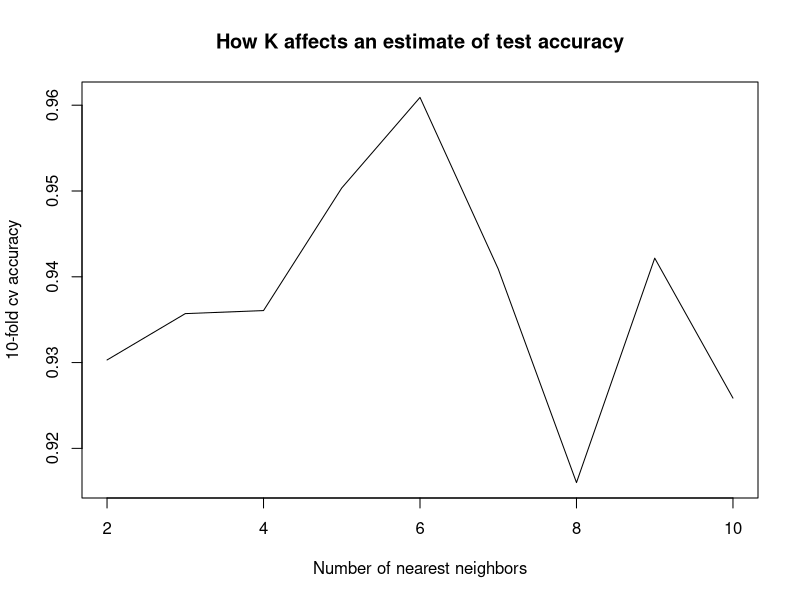

Recreate this plot in R.
######
# kNN with cross validation
# Student Name:fangyuan shi
# Student Unity ID:fshi4
######

# Do not clear your workspace


# load required libraries
require(class) # for KNN
require(caret) # for train, createDataPartition, createFolds...

# set seed to ensure reproducibility
set.seed(100)

data(iris)

# normalize all predictors, i.e., all but last column species
iris[, -ncol(iris)] <- scale(iris[, -ncol(iris)])

# split the data into training and test sets 70/30 split
trainIdx <- createDataPartition(1:nrow(iris), p = 0.7, list = FALSE)
testIdx <- setdiff((1:nrow(iris)), trainIdx)
train <- iris[trainIdx, -ncol(iris)]
test <- iris[testIdx, -ncol(iris)]

# convert class variable to type factor
cl <- factor(iris[trainIdx, ncol(iris)])

# use knn from class package to predict
knnPreds <- knn(train, test, cl, k = 3, prob = TRUE)

table(knnPreds, factor(iris[testIdx, ncol(iris)]))

# implement myknncv - knn with cross validation
# use the standard knn function for training/testing
# implement the cross validation section
# divide training data into k folds, use one fold for validation, others for training
# repeat this k times
myknncv <- function(train, test, cl, k, numFolds)
{
   # create k folds
   ###
   folds <- createFolds(trainIdx, numFolds)
   fold_accuracies <- vector()
   for(i in 1:numFolds){
           # use ith fold for validation
           ###
           validation_set <- train[folds[[i]],1:4]
           # rest of the folds as training
           ###)
           cv_train <- train[-folds[[i]], 1:4]
           # train class variable
           ###
           cv_train_cl <- cl[-folds[[i]]]
           # predict using cv_train, cv_train_cl and validation_set
           ###
           knnpreds <- knn(cv_train, validation_set, cv_train_cl,k , prob = TRUE)
           # calculate accuracy
           tab <- table(knnpreds, factor(cl[folds[[i]]]))
           fold_accuracies <- c(fold_accuracies, sum(diag(tab)) / sum(tab))
   }
   #final accuracy is mean of accuracies of all folds
   cv_accuracy <- mean(fold_accuracies)
   return(cv_accuracy)
}

# perform KNN classification for k in 2:10 using 10-fold CV to estimate 
# test accuracy
accuracies <- vector()
for(nn in 2:10)
    accuracies <- c(accuracies, myknncv(train, test, cl, k = nn, numFolds = 10))

# plot k vs. 10-fold cv accuracy
plot(2:10, accuracies, type = 'l', xlab = 'Number of nearest neighbors',
     ylab = '10-fold cv accuracy',
     main = 'How K affects an estimate of test accuracy')

# pick the optimal number of nearest neighbors from the plot
###
bestk <- which.max(accuracies)+1